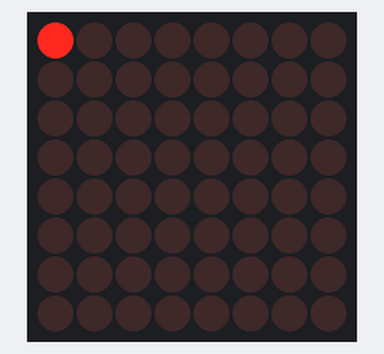
Simulated run of this sketch. Board: Arduino Uno, built with avr-gcc and run on an emulated ATmega328P. Parts: 8×8 LED matrix.

Above: at 0.05 s.
At 0.82 s:
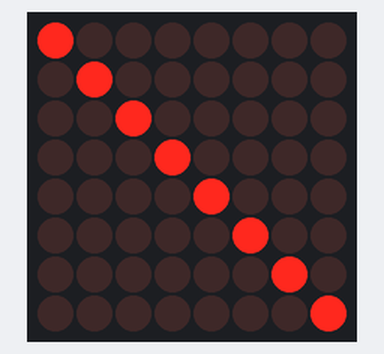
At 1.81 s:
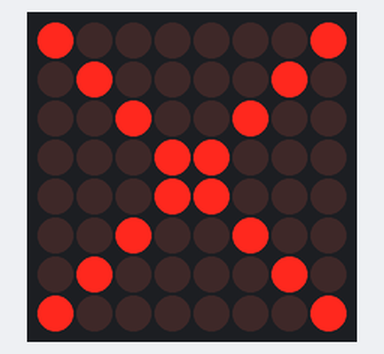
At 2.27 s:
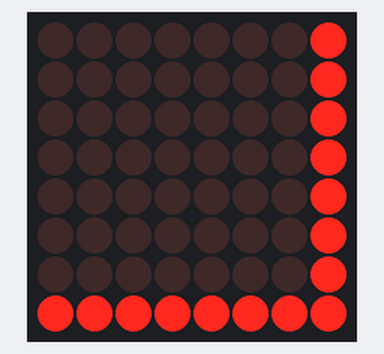
At 2.69 s:
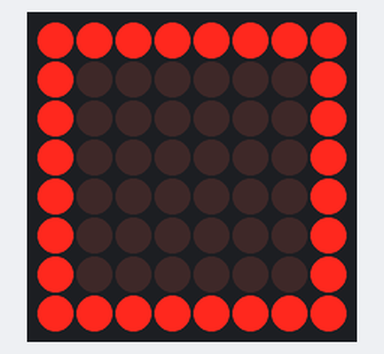
At 3.3 s:
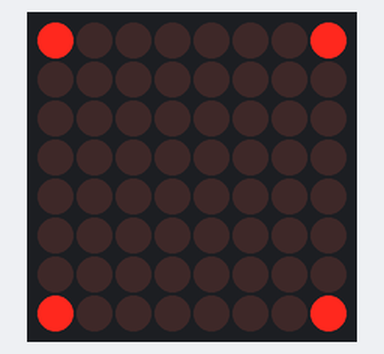

The sketch:

BBWLightShow.ino
```cpp
#include <Arduino.h>
#include <Adafruit_GFX.h>
#include <Adafruit_LEDBackpack.h>

Adafruit_8x8matrix matrix = Adafruit_8x8matrix();

void setup() {
  matrix.begin(0x70);
}
static const uint8_t PROGMEM
    bigring_bmp[] =
    {
      B00011000,
      B00100100,
      B01000010,
      B10000001,
      B10000001,
      B01000010,
      B00100100,
      B00011000
    },
    mediumring_bmp[] =
    {
      B00000000,
      B00011000,
      B00100100,
      B01000010,
      B01000010,
      B00100100,
      B00011000,
      B00000000
    },
    smallring_bmp[] =
    {
      B00000000,
      B00000000,
      B00000000,
      B00011000,
      B00011000,
      B00000000,
      B00000000,
      B00000000,
    },
    biggerring_bmp[] =
    {
      B00100100,
      B01000010,
      B10000001,
      B00000000,
      B00000000,
      B10000001,
      B01000010,
      B00100100
    };

void drawLine(int x0, int y0, int x1, int y1) {
  int dx = abs(x1 - x0);
  int dy = -abs(y1 - y0);
  int sx = x0 < x1 ? 1 : -1;
  int sy = y0 < y1 ? 1 : -1;
  int err = dx + dy; /* error value e_xy */

  while (true) {
    matrix.drawPixel(x0, y0, 1);
    matrix.writeDisplay();
    delay(10);

    if (x0 == x1 && y0 == y1) {
      break;
    }

    int e2 = 2 * err;
    if (e2 >= dy) {
      err += dy; /* e_xy+e_x > 0 */
      x0 += sx;
    }
    if (e2 <= dx) {
      err += dx; /* e_xy+e_y < 0 */
      y0 += sy;
    }
  }
}

void loop() {
  matrix.clear();
int MAX = 8;
int MIN=1;
int ON = 1;

  // Draw diagonal line from (1,1) to (8,8)
  for (int i = 0; i <= 8; i++) {
    matrix.drawPixel(i, i, 1);
    matrix.writeDisplay();
    delay(100);
  }
  for (int i = 0; i <= 8; i++) {
    int x = 8 - i - 1; // reverse order
    int y = i;
    matrix.drawPixel(x, y, 1);
    matrix.writeDisplay();
    delay(100);
  }
  matrix.clear();

  for (int y = 0; y <= 7; y++) {
    matrix.drawPixel(7, y, 1);
    matrix.writeDisplay();
    delay(20);
  }
  // Draw line from (8,1) to (1,1)
  for (int x = 7; x >= 0; x--) {
    matrix.drawPixel(x, 7, 1);
    matrix.writeDisplay();
    delay(20);
  }
  for (int x = 7; x >= 0; x--) {
    matrix.drawPixel(0, x, 1);
    matrix.writeDisplay();
    delay(20);
  }
  for (int x = 0; x <= 7; x++) {
    matrix.drawPixel(x, 0, 1);
    matrix.writeDisplay();
    delay(20);
  }
  matrix.clear();
  drawLine(1, 1, 1, 6);
  drawLine(1, 6, 6, 6);
  drawLine(6, 6, 6, 1);
  drawLine(6, 1, 1, 1);
  matrix.clear();
  drawLine(2, 2, 2, 5);
  drawLine(2, 5, 5, 5);
  drawLine(5, 5, 5, 2);
  drawLine(5, 2, 2, 2);
  matrix.clear();
  drawLine(3, 3, 3, 4);
  drawLine(3, 4, 4, 4);
  drawLine(4, 4, 4, 3);
  matrix.clear();
  matrix.drawBitmap(0,0,smallring_bmp,8,8, ON);
      matrix.writeDisplay();
      delay(20);
      matrix.clear();
matrix.drawBitmap(0,0,mediumring_bmp, 8, 8, ON);
      matrix.writeDisplay();
      delay(20);
      matrix.clear();
matrix.drawBitmap(0,0,bigring_bmp,8,8, ON);
      matrix.writeDisplay();
      delay(20);
      matrix.clear();
  matrix.drawBitmap(0,0,biggerring_bmp,8,8, ON);
      matrix.writeDisplay();
      delay(20);
      matrix.clear();
  matrix.drawPixel(0,6,1);
  matrix.writeDisplay();
  matrix.drawPixel(1,7,1);
  matrix.writeDisplay();
  matrix.drawPixel(0,1,1);
  matrix.writeDisplay();
  matrix.drawPixel(1,0,1);
  matrix.writeDisplay();
  matrix.drawPixel(6,0,1);
  matrix.writeDisplay();
  matrix.drawPixel(7,1,1);
  matrix.writeDisplay();
  matrix.drawPixel(6,7,1);
  matrix.writeDisplay();
  matrix.drawPixel(7,6,1);
  matrix.writeDisplay();
  matrix.clear();
  delay(20);
  matrix.drawPixel(0,0,1);
  matrix.writeDisplay();
  matrix.drawPixel(0,7,1);
  matrix.writeDisplay();
  matrix.drawPixel(7,7,1);
  matrix.writeDisplay();
  matrix.drawPixel(7,0,1);
  matrix.writeDisplay();
  matrix.clear();
  delay(1000); // Optional delay between squares
}
```

Measured:
- by itself, everything shown: repeats every 4.3 s, in 24 steps
- what the display in image 5 shows lasts 1.0 s, from 3.3 s to 4.3 s
